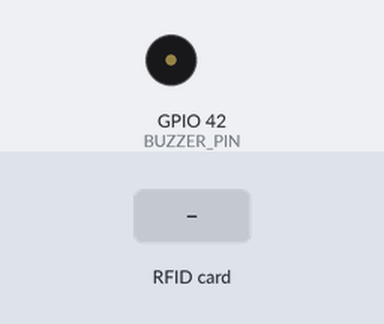
The sketch below on a simulated ESP32. Parts: buzzer (waves = sounding, pin HIGH). Wiring (inferred from the names in the program): IR receiver: data GPIO 1. The inputs (shaded band) are chosen by the test bench. WiFi joins after 1.5 s; servers stay silent unless stated; uploads are accepted with an empty reply; the camera gives no picture; what the sketch prints to the serial monitor is not drawn.

Above: at 5.2 s.
5.3 s: RFID card 73 23 0E 06 held to the reader
At 5.32 s:
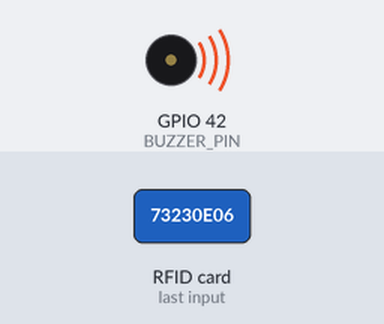
8.3 s: RFID card 6C 8D 1B 06 held to the reader
At 8.41 s:
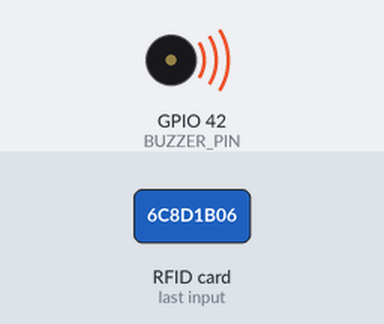
9.8 s: RFID card 5E 7A 19 C4 held to the reader
At 10.7 s:
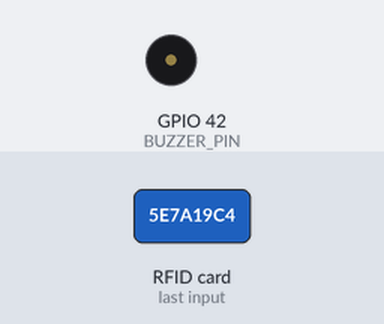
Timing chart, 0 to 12.8 s (numbered marks = the images above; inputs shaded):
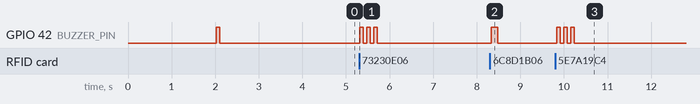

Measured:
- after the input at 5.3 s, GPIO 42 (BUZZER_PIN): alternates HIGH for 0.08 s and LOW for 0.08 s, 6 changes in all, then stays LOW, starting at once
- after the input at 8.3 s, GPIO 42 (BUZZER_PIN): LOW → HIGH at once, → LOW 0.15 s later
- after the input at 9.8 s, GPIO 42 (BUZZER_PIN): alternates HIGH for 0.08 s and LOW for 0.08 s, 6 changes in all, then stays LOW, starting at once

The sketch:

Fase3_ESP32_IR_RFID_Buzzer_Camera.ino
```cpp
/*
 * ==============================================================================
 * PROYECTO: Recinto Control - FASE 3
 * ARCHIVO: Fase3_ESP32_IR_RFID_Buzzer_Camera.ino
 * ==============================================================================
 *
 * Hardware integrado:
 * - ESP32-S3 N16R8 (PCB V1695) con cámara OV5640 de 5 MP
 * - Sensor Infrarrojo digital en GPIO 1 (Fase 1)
 * - Lector RFID RC522 vía bus SPI a 3.3V (Fase 2):
 *     - SCK:  GPIO 14
 *     - MOSI: GPIO 21
 *     - MISO: GPIO 47
 *     - SDA:  GPIO 2  (SS / Chip Select)
 *     - RST:  GPIO 48 (Reset)
 *     - VCC:  3.3V estrictos (Riel MB102 a 3.3V)
 *     - GND:  GND Común
 * - Buzzer Activo 5V vía Transistor NPN 2N2222A (Fase 3):
 *     - Base: GPIO 42 a través de resistencia de 1 kΩ
 *     - Colector: Pata negativa (-) del Buzzer
 *     - Emisor: GND Común
 *     - Positivo (+): Riel 3.3V (MB102)
 *
 * Monitoreo de Hardware en Vivo:
 * - Detección dinámica de cortocircuito MOSI/MISO (0xEE) o cable suelto (0x00/0xFF).
 * - Telemetría de salud de hardware enviada en Heartbeat hacia backend Docker.
 *
 * Ajustes obligatorios en menú Herramientas de Arduino IDE:
 * - Placa: ESP32S3 Dev Module
 * - USB CDC On Boot: Disabled (Crítico con puerto físico USB-UART)
 * - Flash Size: 16MB (128Mb)
 * - PSRAM: OPI PSRAM
 * - Partition Scheme: 16M Flash (3MB APP / 9.9MB FATFS)
 * - Monitor Serie: 115200 baudios
 * ==============================================================================
 */

#include <Arduino.h>
#include <SPI.h>
#include <MFRC522.h>
#include "esp_camera.h"
#include <WiFi.h>
#include <HTTPClient.h>
#include "board_config.h"

// Intentar incluir secrets.h si existe; de lo contrario usar valores por defecto
#if __has_include("secrets.h")
  #include "secrets.h"
#else
  #define SECRET_WIFI_SSID     "JAPON"
  #define SECRET_WIFI_PASSWORD "1a.2*3-GLPV"
  #define SECRET_DEVICE_TOKEN  "esp32_device_secret_token_seguro_fase1"
  #define BACKEND_BASE_URL     "http://192.168.1.13:8088"
#endif

const char* ssid = SECRET_WIFI_SSID;
const char* password = SECRET_WIFI_PASSWORD;
const char* device_token = SECRET_DEVICE_TOKEN;
const char* backend_url = BACKEND_BASE_URL;

const String DEVICE_ID = "ESP32_S3";
const String FIRMWARE_VERSION = "3.0.0-fase3";

// ==============================================================================
// 1. CONFIGURACIÓN DEL SENSOR INFRARROJO #1 (GPIO 1)
// ==============================================================================
const int IR_GPIO_PIN = 1;
const int IR_ACTIVE_LEVEL = LOW; // LOW = objeto frente al sensor, HIGH = libre

const unsigned long DEBOUNCE_DELAY_MS = 50;
const unsigned long REPEAT_WINDOW_MS = 250;

int lastRawIrReading = HIGH;
int stableIrState = HIGH;
unsigned long lastDebounceTime = 0;
unsigned long lastIrEventTime = 0;
unsigned long eventSequence = 0;

// ==============================================================================
// 2. CONFIGURACIÓN DEL LECTOR RFID RC522 (BUS SPI EN GPIOs 2, 14, 21, 47, 48)
// ==============================================================================
#define RFID_SS_PIN    2   // SDA / Slave Select (Salida al RC522; parpadea LED IO2)
#define RFID_RST_PIN   48  // Reset (Salida activa HIGH; activa LED 48)
#define RFID_SCK_PIN   14  // SPI Clock
#define RFID_MOSI_PIN  21  // SPI MOSI
#define RFID_MISO_PIN  47  // SPI MISO

MFRC522 mfrc522(RFID_SS_PIN, RFID_RST_PIN);

unsigned long lastRfidScanTime = 0;
const unsigned long RFID_COOLDOWN_MS = 1500; // Evita ráfagas repetidas de la misma tarjeta
String lastScannedUid = "";

// ==============================================================================
// 3. CONFIGURACIÓN DEL BUZZER ACTIVO 5V (GPIO 42 - TRANSISTOR 2N2222A)
// ==============================================================================
#define BUZZER_PIN 42

void beepStartup() {
  digitalWrite(BUZZER_PIN, HIGH);
  delay(80);
  digitalWrite(BUZZER_PIN, LOW);
}

void beepSuccess() {
  digitalWrite(BUZZER_PIN, HIGH);
  delay(150);
  digitalWrite(BUZZER_PIN, LOW);
}

void beepDenied() {
  for (int i = 0; i < 3; i++) {
    digitalWrite(BUZZER_PIN, HIGH);
    delay(80);
    digitalWrite(BUZZER_PIN, LOW);
    if (i < 2) delay(80);
  }
}

// Variables para Heartbeat y Monitoreo de Hardware
unsigned long lastHeartbeatTime = 0;
const unsigned long HEARTBEAT_INTERVAL_MS = 15000;

// Prototipos de servidor de cámara (app_httpd.cpp oficial)
void startCameraServer();
void setupLedFlash();

// ==============================================================================
// 4. ENVÍO DE EVENTOS Y TELEMETRÍA AL BACKEND DOCKER
// ==============================================================================
void sendSensorEvent(const char* sensorId, const char* sensorType, const char* eventType, const String& extraMetadataJson) {
  if (WiFi.status() != WL_CONNECTED) {
    Serial.printf("[OFFLINE] Wi-Fi desconectado. Evento no enviado: %s (%s)\n", eventType, sensorId);
    return;
  }

  HTTPClient http;
  String endpoint = String(backend_url) + "/api/v1/devices/" + DEVICE_ID + "/events";
  http.begin(endpoint);
  http.addHeader("Content-Type", "application/json");
  http.addHeader("X-Device-Token", device_token);
  http.setTimeout(2500);

  eventSequence++;
  String eventId = DEVICE_ID + "-" + String(millis()) + "-" + String(eventSequence);

  String payload = "{\"event_id\":\"" + eventId + "\","
                   "\"sensor_id\":\"" + String(sensorId) + "\","
                   "\"sensor_type\":\"" + String(sensorType) + "\","
                   "\"event_type\":\"" + String(eventType) + "\","
                   "\"occurred_at\":\"\","
                   "\"metadata\":" + extraMetadataJson + "}";

  int httpCode = http.POST(payload);
  if (httpCode > 0) {
    Serial.printf("  -> [HTTP %d] Evento '%s' [%s] aceptado por el backend.\n", httpCode, eventType, sensorId);
  } else {
    Serial.printf("  -> [HTTP ERROR] %s al contactar %s\n", http.errorToString(httpCode).c_str(), backend_url);
  }
  http.end();
}

void sendHeartbeat() {
  if (WiFi.status() != WL_CONNECTED) return;

  // Autodiagnóstico en tiempo real del bus SPI del RFID RC522
  byte liveVer = mfrc522.PCD_ReadRegister(mfrc522.PCD_Register::VersionReg);
  String hwStatus = "OK";
  char verHexStr[8];
  snprintf(verHexStr, sizeof(verHexStr), "0x%02X", liveVer);

  if (liveVer == 0x82 || liveVer == 0x91 || liveVer == 0x92) {
    hwStatus = "OK";
  } else if (liveVer == 0xEE) {
    hwStatus = "SHORT_MOSI_MISO_PINS_21_47";
    Serial.println("[TELEMETRÍA] ⚠️ ALERTA: Corto entre GPIO 21 (MOSI) y GPIO 47 (MISO).");
  } else if (liveVer == 0x00 || liveVer == 0xFF) {
    hwStatus = "DISCONNECTED_OR_NO_POWER";
    Serial.println("[TELEMETRÍA] 🔴 ALERTA: Lector RC522 sin alimentación o desconectado.");
  } else {
    hwStatus = "UNSTABLE_BUS_NOISE";
  }

  HTTPClient http;
  String endpoint = String(backend_url) + "/api/v1/devices/" + DEVICE_ID + "/heartbeat";
  http.begin(endpoint);
  http.addHeader("Content-Type", "application/json");
  http.addHeader("X-Device-Token", device_token);
  http.setTimeout(2000);

  String payload = "{\"firmware_version\":\"" + FIRMWARE_VERSION + "\","
                   "\"ip_address\":\"" + WiFi.localIP().toString() + "\","
                   "\"wifi_rssi\":" + String(WiFi.RSSI()) + ","
                   "\"rc522_version\":\"" + String(verHexStr) + "\","
                   "\"rc522_hardware_status\":\"" + hwStatus + "\","
                   "\"buzzer_pin\":" + String(BUZZER_PIN) + "}";

  http.POST(payload);
  http.end();
}

// ==============================================================================
// 5. SETUP PRINCIPAL
// ==============================================================================
void setup() {
  Serial.begin(115200);
  delay(2000);

  Serial.println();
  Serial.println("================================================================");
  Serial.println(" ESP32-S3 N16R8 - FASE 3: CAM + IR + RFID RC522 + BUZZER ACTIVO");
  Serial.println("================================================================");

  Serial.printf("Flash detectada: %u MB\n", ESP.getFlashChipSize() / (1024 * 1024));
  Serial.printf("PSRAM detectada: %u MB\n", ESP.getPsramSize() / (1024 * 1024));

  // 5.1 Configurar Buzzer Activo (GPIO 42)
  pinMode(BUZZER_PIN, OUTPUT);
  digitalWrite(BUZZER_PIN, LOW);
  Serial.printf("[OK] Buzzer Activo inicializado en GPIO %d (Driver 2N2222A)\n", BUZZER_PIN);
  beepStartup(); // Micro-bip de arranque de 80 ms

  // 5.2 Configurar Sensor Infrarrojo (GPIO 1)
  pinMode(IR_GPIO_PIN, INPUT_PULLUP);
  stableIrState = digitalRead(IR_GPIO_PIN);
  lastRawIrReading = stableIrState;
  Serial.printf("[OK] Sensor IR inicializado en GPIO %d (Estado inicial: %s)\n",
                IR_GPIO_PIN, (stableIrState == IR_ACTIVE_LEVEL ? "DETECTADO" : "LIBRE"));

  // 5.3 Inicializar Bus SPI y Lector RFID RC522
  Serial.println("Inicializando bus SPI para RFID RC522...");
  Serial.printf("  -> SCK: GPIO %d | MOSI: GPIO %d | MISO: GPIO %d | SDA(SS): GPIO %d | RST: GPIO %d\n",
                RFID_SCK_PIN, RFID_MOSI_PIN, RFID_MISO_PIN, RFID_SS_PIN, RFID_RST_PIN);

  SPI.begin(RFID_SCK_PIN, RFID_MISO_PIN, RFID_MOSI_PIN, RFID_SS_PIN);
  mfrc522.PCD_Init();
  delay(50);

  // Diagnóstico del chip RC522
  byte rfidVer = mfrc522.PCD_ReadRegister(mfrc522.PCD_Register::VersionReg);
  Serial.printf("  -> Registro VersionReg RC522: 0x%02X ", rfidVer);
  if (rfidVer == 0x82) {
    Serial.println("(MFRC522 Clon funcional - OK)");
  } else if (rfidVer == 0x92 || rfidVer == 0x91) {
    Serial.println("(MFRC522 Original - OK)");
  } else if (rfidVer == 0xEE) {
    Serial.println("--> ⚠️ ¡ALERTA! Cortocircuito entre MOSI (GPIO 21) y MISO (GPIO 47). Separa esos cables.");
  } else {
    Serial.println("--> 🔴 ERROR DE BUS. Revisa conexiones 3.3V, GND común y pines SPI.");
  }

  // 5.4 Inicializar Cámara OV5640
  camera_config_t config = {};
  config.ledc_channel = LEDC_CHANNEL_0;
  config.ledc_timer   = LEDC_TIMER_0;
  config.pin_d0 = Y2_GPIO_NUM;
  config.pin_d1 = Y3_GPIO_NUM;
  config.pin_d2 = Y4_GPIO_NUM;
  config.pin_d3 = Y5_GPIO_NUM;
  config.pin_d4 = Y6_GPIO_NUM;
  config.pin_d5 = Y7_GPIO_NUM;
  config.pin_d6 = Y8_GPIO_NUM;
  config.pin_d7 = Y9_GPIO_NUM;
  config.pin_xclk = XCLK_GPIO_NUM;
  config.pin_pclk = PCLK_GPIO_NUM;
  config.pin_vsync = VSYNC_GPIO_NUM;
  config.pin_href = HREF_GPIO_NUM;
  config.pin_sccb_sda = SIOD_GPIO_NUM;
  config.pin_sccb_scl = SIOC_GPIO_NUM;
  config.pin_pwdn = PWDN_GPIO_NUM;
  config.pin_reset = RESET_GPIO_NUM;
  config.xclk_freq_hz = 20000000;
  config.pixel_format = PIXFORMAT_JPEG;
  config.frame_size = FRAMESIZE_VGA;
  config.jpeg_quality = 12;

  if (psramFound()) {
    config.fb_location = CAMERA_FB_IN_PSRAM;
    config.fb_count = 2;
    config.grab_mode = CAMERA_GRAB_LATEST;
  } else {
    config.fb_location = CAMERA_FB_IN_DRAM;
    config.fb_count = 1;
    config.grab_mode = CAMERA_GRAB_WHEN_EMPTY;
  }

  Serial.println("Inicializando cámara OV5640...");
  esp_err_t err = esp_camera_init(&config);
  if (err != ESP_OK) {
    Serial.printf("[ERROR] Fallo al inicializar cámara OV5640: 0x%x\n", err);
  } else {
    Serial.println("[OK] Cámara OV5640 inicializada correctamente.");
    sensor_t *s = esp_camera_sensor_get();
    if (s != nullptr) {
      s->set_framesize(s, FRAMESIZE_VGA);
    }
  }

  // 5.5 Conexión Wi-Fi
  Serial.print("Conectando a red Wi-Fi: ");
  Serial.println(ssid);
  WiFi.mode(WIFI_STA);
  WiFi.setSleep(false);
  WiFi.begin(ssid, password);

  unsigned long startAttempt = millis();
  while (WiFi.status() != WL_CONNECTED && (millis() - startAttempt < 25000)) {
    delay(500);
    Serial.print(".");
  }

  if (WiFi.status() == WL_CONNECTED) {
    Serial.println("\n[OK] WIFI CONECTADO");
    Serial.printf("  IP Local Cámara: http://%s\n", WiFi.localIP().toString().c_str());
    startCameraServer();
  } else {
    Serial.println("\n[AVISO] Operando en modo local desconectado.");
  }

  Serial.println("================================================================");
  Serial.println("  SISTEMA FASE 3 LISTO: CAM + IR + RFID + BUZZER OPERATIVOS");
  Serial.println("================================================================");
}

// ==============================================================================
// 6. BUCLE PRINCIPAL NO BLOQUEANTE
// ==============================================================================
void loop() {
  unsigned long currentMillis = millis();

  // ----------------------------------------------------------------------------
  // A. SONDEO NO BLOQUEANTE DEL SENSOR INFRARROJO
  // ----------------------------------------------------------------------------
  int rawReading = digitalRead(IR_GPIO_PIN);
  if (rawReading != lastRawIrReading) {
    lastDebounceTime = currentMillis;
  }

  if ((currentMillis - lastDebounceTime) > DEBOUNCE_DELAY_MS) {
    if (rawReading != stableIrState && (currentMillis - lastIrEventTime > REPEAT_WINDOW_MS)) {
      stableIrState = rawReading;
      lastIrEventTime = currentMillis;

      if (stableIrState == IR_ACTIVE_LEVEL) {
        Serial.println("\n[IR] -> ¡OBJETO DETECTADO! (GPIO 1 = LOW)");
        sendSensorEvent("IR_1", "IR", "IR_INTERRUPTED", "{\"gpio\":1,\"simulated\":false}");
      } else {
        Serial.println("\n[IR] -> HAZ DESPEJADO (GPIO 1 = HIGH)");
        sendSensorEvent("IR_1", "IR", "IR_CLEARED", "{\"gpio\":1,\"simulated\":false}");
      }
    }
  }
  lastRawIrReading = rawReading;

  // ----------------------------------------------------------------------------
  // B. SONDEO NO BLOQUEANTE DEL LECTOR RFID RC522 CON SEÑALIZACIÓN ACÚSTICA
  // ----------------------------------------------------------------------------
  if (mfrc522.PICC_IsNewCardPresent() && mfrc522.PICC_ReadCardSerial()) {
    if (currentMillis - lastRfidScanTime > RFID_COOLDOWN_MS) {
      lastRfidScanTime = currentMillis;

      // Obtener UID en Hexadecimal limpio
      String uidStr = "";
      for (byte i = 0; i < mfrc522.uid.size; i++) {
        if (mfrc522.uid.uidByte[i] < 0x10) uidStr += "0";
        uidStr += String(mfrc522.uid.uidByte[i], HEX);
      }
      uidStr.toUpperCase();
      lastScannedUid = uidStr;

      MFRC522::PICC_Type piccType = mfrc522.PICC_GetType(mfrc522.uid.sak);
      String piccTypeName = String(mfrc522.PICC_GetTypeName(piccType));

      Serial.println();
      Serial.println("**************************************************");
      Serial.printf("[RFID] -> ¡TARJETA DETECTADA!\n");
      Serial.printf("  UID HEX   : %s (Tamano: %d bytes)\n", uidStr.c_str(), mfrc522.uid.size);
      Serial.printf("  Tipo PICC : %s\n", piccTypeName.c_str());

      String decision = "DENIED";
      String cardHolder = "Desconocido";

      // Evaluación local de reglas y activación sonora
      if (uidStr == "6C8D1B06") {
        decision = "GRANTED";
        cardHolder = "Socio Activo #2";
        Serial.println("  POLÍTICA  : 🟢 [ACCESO CONCEDIDO]");
        Serial.printf("  TITULAR   : %s\n", cardHolder.c_str());
        beepSuccess(); // 1 bip de 150 ms
      } else if (uidStr == "73230E06") {
        decision = "DENIED";
        cardHolder = "Socio #1 (Bloqueado)";
        Serial.println("  POLÍTICA  : 🔴 [ACCESO DENEGADO]");
        Serial.printf("  TITULAR   : %s\n", cardHolder.c_str());
        beepDenied(); // 3 bips rápidos de alarma
      } else {
        decision = "DENIED";
        cardHolder = "Tarjeta no registrada";
        Serial.println("  POLÍTICA  : ⚪ [CREDENCIAL NO REGISTRADA]");
        Serial.printf("  TITULAR   : %s\n", cardHolder.c_str());
        beepDenied(); // 3 bips rápidos de alarma
      }
      Serial.println("**************************************************");

      // Construir metadata y enviar a Docker
      String meta = "{\"uid\":\"" + uidStr + "\","
                    "\"picc_type\":\"" + piccTypeName + "\","
                    "\"reader_id\":\"RFID_1\","
                    "\"access_decision\":\"" + decision + "\","
                    "\"card_holder\":\"" + cardHolder + "\","
                    "\"simulated\":false}";

      sendSensorEvent("RFID_1", "RFID", "CARD_SCANNED", meta);

      // Detener encriptación y poner tarjeta en reposo
      mfrc522.PICC_HaltA();
      mfrc522.PCD_StopCrypto1();
    }
  }

  // ----------------------------------------------------------------------------
  // C. HEARTBEAT PERIÓDICO HACIA EL BACKEND CON TELEMETRÍA DE HARDWARE
  // ----------------------------------------------------------------------------
  if (currentMillis - lastHeartbeatTime > HEARTBEAT_INTERVAL_MS) {
    lastHeartbeatTime = currentMillis;
    sendHeartbeat();
  }

  delay(10); // Pausa cooperativa para multitarea del RTOS y servidor web de cámara
}
```

board_config.h
```cpp
#ifndef BOARD_CONFIG_H
#define BOARD_CONFIG_H

// Perfil funcional probado y validado para la PCB V1695 con OV5640 en ESP32-S3.
// NO MODIFICAR ya que mapea los pines de cámara comprobados en hardware real.
#define CAMERA_MODEL_ESP32S3_EYE

#include "camera_pins.h"

#endif // BOARD_CONFIG_H
```

Source omitted: camera_pins.h (7925 bytes)
